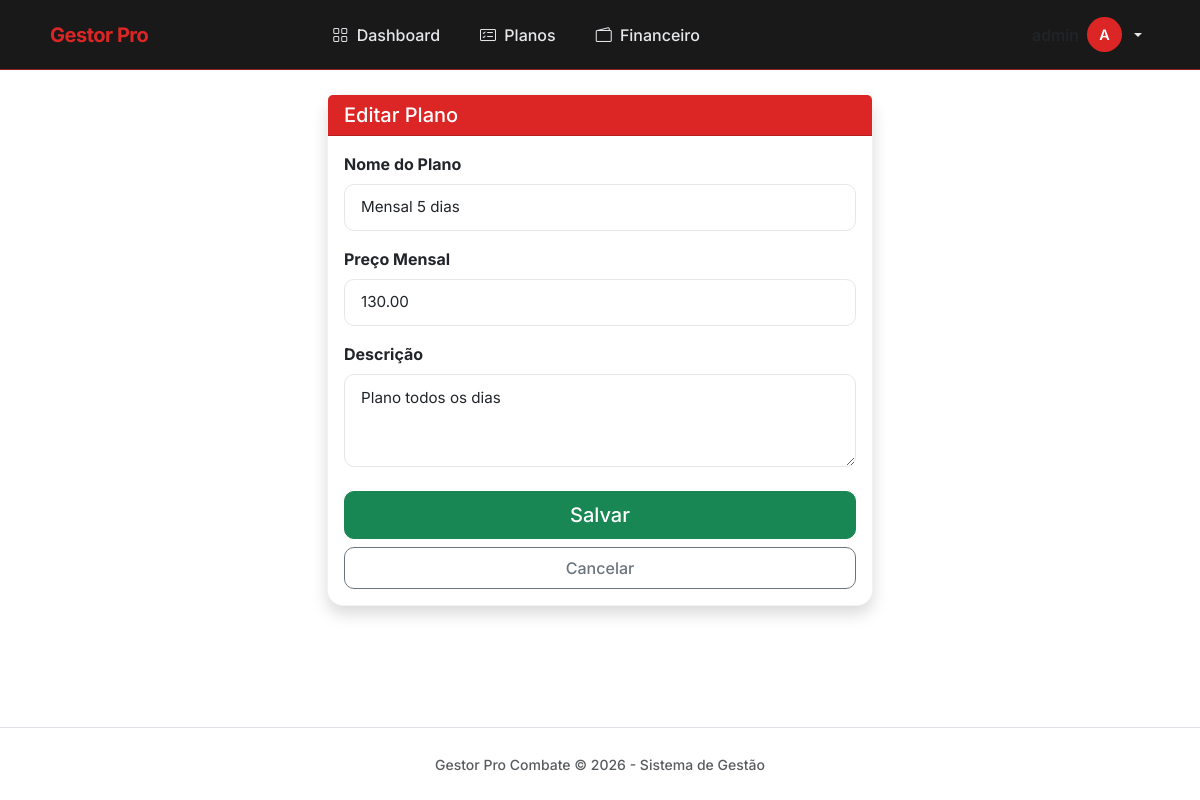
/plano/editar/1/ (signed in), run on the app's committed database.
### core/models.py (models this page shows, shortened)
class Plano(models.Model):
    nome = models.CharField(max_length=100, verbose_name="Nome do Plano")
    preco = models.DecimalField(max_digits=6, decimal_places=2, verbose_name="Preço Mensal")
    descricao = models.TextField(blank=True, verbose_name="Descrição")

### core/views.py (the view)
# urls.py: path('plano/editar/<int:id>/', editar_plano, name='editar_plano'),
@login_required
def editar_plano(request, id):
    plano = get_object_or_404(Plano, pk=id)
    if request.method == 'POST':
        form = PlanoForm(request.POST, instance=plano)
        if form.is_valid():
            form.save()
            return redirect('lista_planos')
    else:
        form = PlanoForm(instance=plano)
    return render(request, 'core/form_plano.html', {'form': form, 'titulo': 'Editar Plano'})

### core/forms.py
class PlanoForm(forms.ModelForm):
    class Meta:
        model = Plano
        fields = ['nome', 'preco', 'descricao']
        widgets = {
            'nome': forms.TextInput(attrs={'class': 'form-control', 'placeholder': 'Ex: Jiu-Jitsu Mensal'}),
            'preco': forms.NumberInput(attrs={'class': 'form-control', 'step': '0.01', 'placeholder': '0.00'}),
            'descricao': forms.Textarea(attrs={'class': 'form-control', 'rows': 3, 'placeholder': 'Detalhes do plano...'}),
        }

### core/templates/core/form_plano.html (shortened to what this page needs)
{% extends 'core/base.html' %}
{% block conteudo %}
<div class="row justify-content-center">
    <div class="col-md-6">
        <div class="card shadow">
            <div class="card-header bg-primary text-white">
                <h5 class="mb-0">{{ titulo }}</h5>
            </div>
            <div class="card-body">
                <form method="POST">
                    {% for field in form %}
                    <div class="mb-3">
                        <label class="form-label fw-bold">{{ field.label }}</label>
                        {{ field }}
                    </div>
                    {% endfor %}
                    <div class="d-grid gap-2 mt-4">
                        <button type="submit" class="btn btn-success btn-lg">Salvar</button>
                        <a href="{% url 'lista_planos' %}" class="btn btn-outline-secondary">Cancelar</a>
                    </div>
                </form>
            </div>
        </div>
    </div>
</div>
{% endblock %}

### core/templates/core/base.html (shortened to what this page needs)
{% load static %}
<!DOCTYPE html>
<html lang="pt-br">
<head>
    <link href="https://cdn.jsdelivr.net/npm/bootstrap@5.3.0/dist/css/bootstrap.min.css" rel="stylesheet">
    <link rel="stylesheet" href="https://cdn.jsdelivr.net/npm/bootstrap-icons@1.10.5/font/bootstrap-icons.css">
</head>
<body>
    <nav class="navbar navbar-expand-lg navbar-glass fixed-top">
        <div class="container">
            <a class="navbar-brand d-flex align-items-center gap-2" href="{% url 'home' %}">
                 Gestor Pro
            </a>
            <div class="collapse navbar-collapse" id="navbarToggle">
                <ul class="navbar-nav mx-auto mb-2 mb-lg-0">
                    <li class="nav-item px-1">
                        <a class="nav-link" href="{% url 'home' %}">
                            <i class="bi bi-grid me-1"></i> Dashboard
                        </a>
                    </li>
                    <li class="nav-item px-1">
                        <a class="nav-link" href="{% url 'lista_planos' %}">
                            <i class="bi bi-card-checklist me-1"></i> Planos
                        </a>
                    </li>
                    {% if user.is_authenticated %}
                    <li class="nav-item px-1">
                        <a class="nav-link" href="{% url 'relatorio_financeiro' %}">
                            <i class="bi bi-wallet2 me-1"></i> Financeiro
                        </a>
                    </li>
                    {% endif %}
                </ul>
                <ul class="navbar-nav ms-auto mb-2 mb-lg-0 align-items-center gap-3">
                    {% if user.is_authenticated %}
                        <li class="nav-item dropdown">
                            <a class="nav-link dropdown-toggle d-flex align-items-center gap-2 p-0" href="#" role="button" data-bs-toggle="dropdown">
                                <span class="d-none d-lg-block text-dark fw-medium">{{ user.username }}</span>
                                <div class="user-avatar">
                                    {{ user.username|slice:":1"|upper }}
                                </div>
                            </a>
                        </li>
                    {% else %}
                        <li class="nav-item">
                            <a class="btn btn-primary px-4 shadow-sm" href="/admin/login/">Entrar</a>
                        </li>
                    {% endif %}
                </ul>
            </div>
        </div>
    </nav>
    <div class="container py-4">
        {% block conteudo %}
        {% endblock %}
    </div>
    <footer class="text-center py-4 border-top bg-white mt-auto">
        <div class="container">
            <small class="text-muted fw-medium">Gestor Pro Combate &copy; {% now "Y" %} - Sistema de Gestão</small>
        </div>
    </footer>
</body>
</html>

### core/templates/core/base.html (style rules this page uses)
:root { --primary-color: #dc2626; --primary-hover: #b91c1c; --bg-color: #ffffff; --card-bg: #ffffff; --text-dark: #111827; --text-muted: #6b7280; --success-color: #16a34a; --danger-color: #dc2626; --navbar-height: 70px; }
body { background-color: var(--bg-color); font-family: 'Inter', sans-serif; color: var(--text-dark); -webkit-font-smoothing: antialiased; min-height: 100vh; display: flex; flex-direction: column; padding-top: var(--navbar-height); }
.navbar-glass { background: rgba(0, 0, 0, 0.9); backdrop-filter: blur(10px); -webkit-backdrop-filter: blur(10px); border-bottom: 1px solid rgba(220, 38, 38, 0.6); height: var(--navbar-height); }
.navbar-brand { font-weight: 700; letter-spacing: -0.5px; color: var(--primary-color) !important; font-size: 1.25rem; }
.nav-link { font-weight: 500; color: #e5e7eb !important; transition: all 0.2s; padding: 0.5rem 1rem !important; border-radius: 8px; }
.card { background-color: var(--card-bg); border: 1px solid rgba(0,0,0,0.05); border-radius: 16px; box-shadow: 0 1px 3px rgba(0,0,0,0.05); transition: transform 0.2s ease, box-shadow 0.2s ease; }
.btn { border-radius: 10px; font-weight: 500; padding: 0.5rem 1.2rem; transition: all 0.2s; }
.form-control, .form-select { border-radius: 10px; border: 1px solid #e5e7eb; padding: 0.7rem 1rem; font-size: 0.95rem; }
footer { margin-top: auto; }
.bg-primary { background-color: var(--primary-color) !important; }
.user-avatar { width: 35px; height: 35px; background: var(--primary-color); color: white; border-radius: 50%; display: flex; align-items: center; justify-content: center; font-weight: 600; font-size: 0.9rem; }

### data on the page
Plano: form "Mensal 5 dias" "130.00" "Plano todos os dias"

### other printed values
{{ user.username|slice:":1"|upper }} "A"
{{ titulo }} "Editar Plano"
{{ field.label }} "Nome do Plano" "Preço Mensal" "Descrição"
